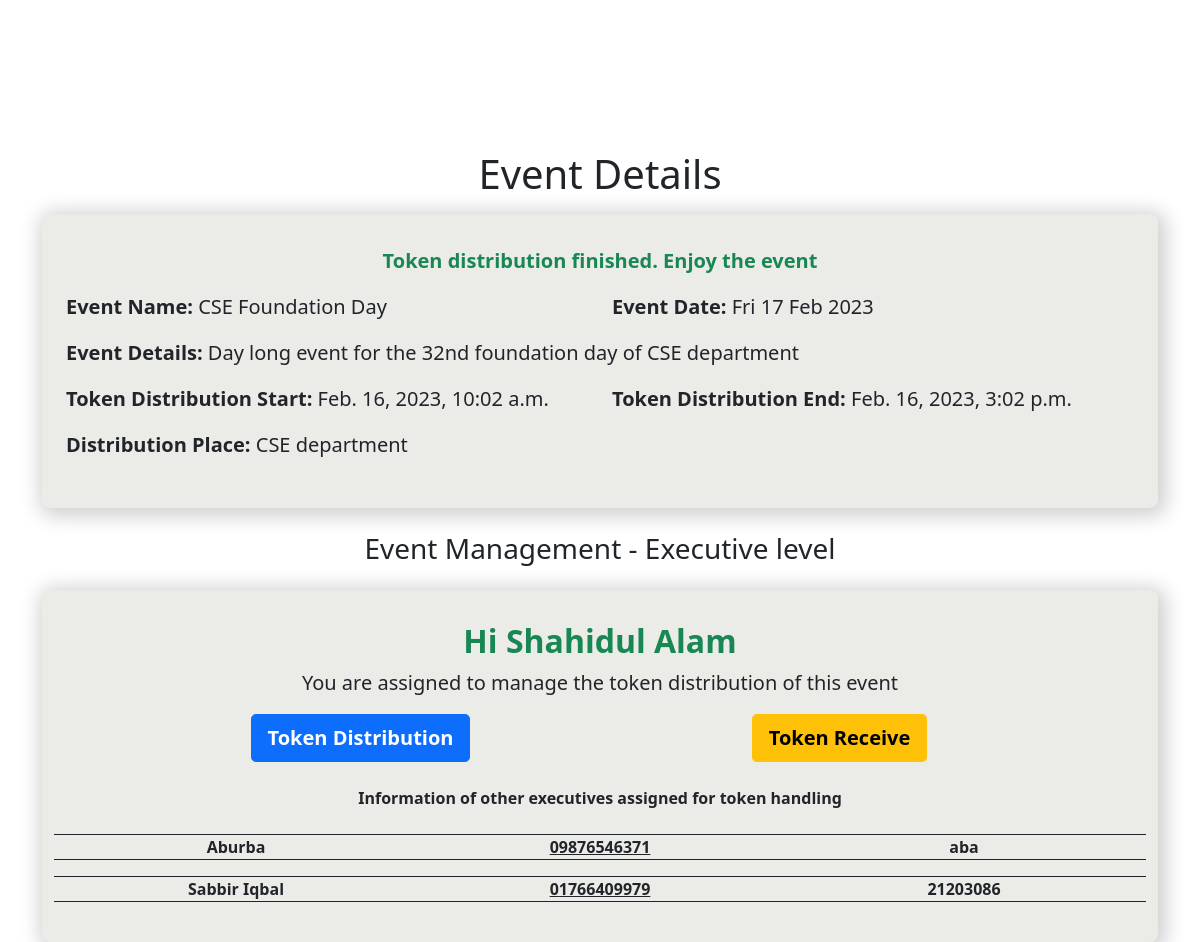
Screenshot of /event/1 (signed in) with the database file from the repository.
### tokens/models.py (models this page shows, shortened)
class Event(models.Model):
    name = models.CharField(_("Event"),max_length=50,null=True,blank=True)
    created_date = models.DateTimeField(default=now)
    event_date = models.DateTimeField(_("Event Date"),null=True,blank=True)
    token_dist_start = models.DateTimeField(_("Token Distribution Start"),null=True,blank=True)
    token_dist_end = models.DateTimeField(_("Token Distribution End"),null=True,blank=True)
    token_usage = models.IntegerField(_("Token Usage Limit"),default=0)
    tags = models.ManyToManyField(Tag,blank=True)
    distribution_place = models.CharField(_("Distribution"),max_length=100,null=True,blank=True)
    desc = models.TextField(_("Description"),null=True,blank=True)

### users/models.py (models this page shows, shortened)
class User(AbstractUser):
    phone = models.IntegerField(_("Phone"),unique=True,blank=True,null=True)
    name = models.CharField(max_length=50,null=True,blank=True)
    is_admin = models.BooleanField(default=False)
    is_executive = models.BooleanField(default=True)

class EventPermission(models.Model):
    event = models.ForeignKey(Event,verbose_name=("Event"),null=True,blank=True,on_delete=models.CASCADE)
    user = models.ForeignKey(User,verbose_name=("User"),null=True,blank=True,on_delete=models.CASCADE)

### token_dist/views.py (the view)
# urls.py: path('event/<int:pk>',views.event, name="event_details"),
def event(request, pk):
    user = request.user
    event = Event.objects.get(id=pk)
    token_status = "Token distribution has not started yet. Stay Tuned"
    current_date = now()
    current_date = int(current_date.strftime('%Y%m%d%H%M'))
    end_event = event.event_date
    end_event = int(end_event.strftime('%Y%m%d%H%M'))
    if current_date > end_event:
        token_status = "Event Finished. Thanks for your co-operation"
    else:
        try:
            start_date = event.token_dist_start
            end_date = event.token_dist_end
            place = event.distribution_place
            start_date = int(start_date.strftime('%Y%m%d%H%M'))
            end_date = int(end_date.strftime('%Y%m%d%H%M'))
            if current_date >= start_date and current_date <= end_date:
                token_status = "Token distribution started. Collect the token from " + place
            elif current_date < start_date:
                pass
            elif current_date > end_date:
                token_status = "Token distribution finished. Enjoy the event"
        except:
            pass
    context = {
            "event": event,
            "token_status": token_status
        }
    if user.is_authenticated:
        if user.is_admin:
            tags = Tag.objects.all()
            users = User.objects.all().exclude(is_admin=True)
            epall = EventPermission.objects.filter(event=event)
            stu_list = StudentList.objects.filter(event = event).count()
            context["tags"] = tags
            context["users"] = users
            context["epall"] = epall
            context["stu_list"] = stu_list
            return render(request, "event_admin.html", context)
        else:
            try:
                ep = EventPermission.objects.get(user=user,event=event)
                epall = EventPermission.objects.filter(event=event).exclude(user=user)
                context["user"] = user
                context["epall"] = epall
            except:
                return render(request, "event.html", context)
            return render(request, "event_executive.html", context)
    else:
        return render(request, "event.html", context)

### templates/event_executive.html
{% extends 'base.html' %}
{% load static %}
{% block body %}
<div class="main">
    <div class="container">
        <h1 class="title_header">Event Details</h1>
        <div class="main_body px-4">
            <div class="row text-lg-center">
                <p class="text-success fw-bold lead">{{token_status}}</p>
            </div>
            <div class="row">
                <div class="col-lg-6">
                    <p class="fw-bold lead">Event Name: <span class="lead fw-normal">{{event.name}}</span></p>
                </div>
                <div class="col-lg-6">
                    <p class="fw-bold lead">Event Date:
                        <span class="lead fw-normal">
                            {% if event.event_date is not null %}
                            {{event.event_date|date:"D d M Y"}}
                            {% else %}
                            TBD
                            {% endif %}
                        </span>
                    </p>
                </div>
            </div>
            <div class="row">
                <p class="fw-bold lead">Event Details:
                    <span class="lead fw-normal">
                        {% if event.desc is not null %}
                        {{event.desc}}
                        {% else %}
                        TBD
                        {% endif %}
                    </span>
                </p>
            </div>
            <div class="row">
                <div class="col-lg-6">
                    <p class="fw-bold lead">Token Distribution Start:
                        <span class="lead fw-normal">
                            {% if event.token_dist_start is not null %}
                            {{event.token_dist_start}}
                            {% else %}
                            TBD
                            {% endif %}
                        </span>
                    </p>
                </div>
                <div class="col-lg-6">
                    <p class="fw-bold lead">Token Distribution End:
                        <span class="lead fw-normal">
                        {% if event.token_dist_end is not null %}
                        {{event.token_dist_end}}
                        {% else %}
                        TBD
                        {% endif %}
                        </span>
                    </p>
                </div>
            </div>
            <div class="row">
                <p class="fw-bold lead">Distribution Place:
                    <span class="fw-normal lead">
                        {% if event.distribution_place is not null %}
                        {{event.distribution_place}}
                        {% else %}
                        TBD
                        {% endif %}
                    </span>
                </p>
            </div>
        </div>
        <h3 class="mt-4 text-center">Event Management - Executive level</h3>
        <div class="main_body mt-4 px-4">
            <div class="row text-center">
                <h2 class="text-success fw-bold">Hi {{user.name}}</h2>
                <p class="lead">You are assigned to manage the token distribution of this event</p>
            </div>
            <div class="row text-center gap-4 justify-content-center">
                <div class="col-md-5">
                    <a href="{% url 'tokens:scanner_dist' event.id %}" class="btn btn-primary btn-lg fw-bold">Token Distribution</a>
                </div>
                <div class="col-md-5">
                    <a href="{% url 'tokens:scanner_receive' event.id %}" class="btn btn-warning btn-lg fw-bold">Token Receive</a>
                </div>
            </div>
            <div class="row mt-4">
                {% if epall %}
                    <p class="fw-bold text-center">Information of other executives assigned for token handling</p>
                    {% for event in epall %}
                    <div class="row my-2 justify-content-center text-lg-center gap-lg-0 gap-2 border-top border-bottom border-dark glutter">
                        <div class="col-lg-4">
                            <p class="fw-bold mb-0">{{event.user.name}}</p>
                        </div>
                        <div class="col-lg-4">
                            <a class="fw-bold text-dark" href="tel:0{{event.user.phone}}">0{{event.user.phone}}</a>
                        </div>
                        <div class="col-lg-4">
                            <p class="fw-bold mb-0">{{event.user.username}}</p>
                        </div>
                    </div>
                    {% endfor %}
                {% else %}
                    <p class="text-danger text-center fw-bold">Only you are assigned for this event.</p>
                {% endif %}
            </div>
        </div>
    </div>
</div>
{% endblock body %}

### static/css/style.css (style rules this page uses)
:root { --bg-color: #EBEBE8; }
h1 { text-align: center; }
.title_header { margin-bottom: 1rem; }
.glutter { --bs-gutter-x:0; }
.main { margin-top: 150px; }
.main_body { background: var(--bg-color); padding: 2rem 0; border-radius: 0.5rem; box-shadow: 3px 3px 20px 5px rgba(0, 0, 0, 0.192); }
.row { display: flex; }

### rows the page displays
Event: name "CSE Foundation Day", event_date "Fri 17 Feb 2023", desc "Day long event for the 32nd foundation day of CSE department", token_dist_start "Feb. 16, 2023, 10:02 a.m.", token_dist_end "Feb. 16, 2023, 3:02 p.m.", distribution_place "CSE department"
User: name "Shahidul Alam"
EventPermission: user.name "Aburba", user.phone "9876546371", user.username "aba"
EventPermission: user.name "Sabbir Iqbal", user.phone "1766409979", user.username "21203086"

### other values shown
{{ token_status }} "Token distribution finished. Enjoy the event"
